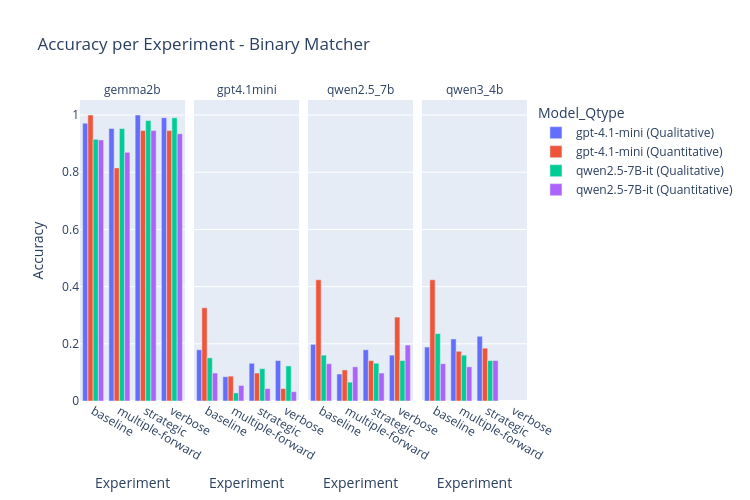
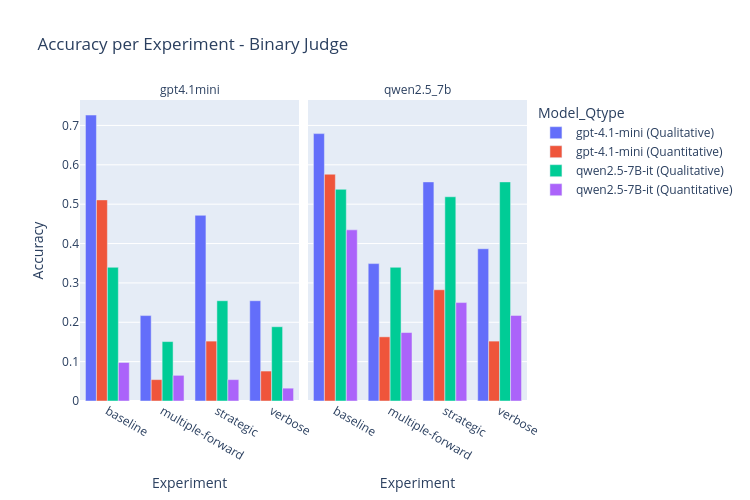
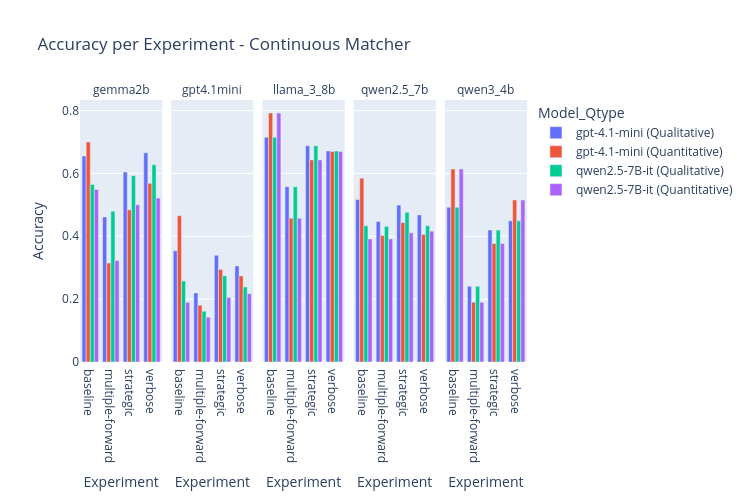
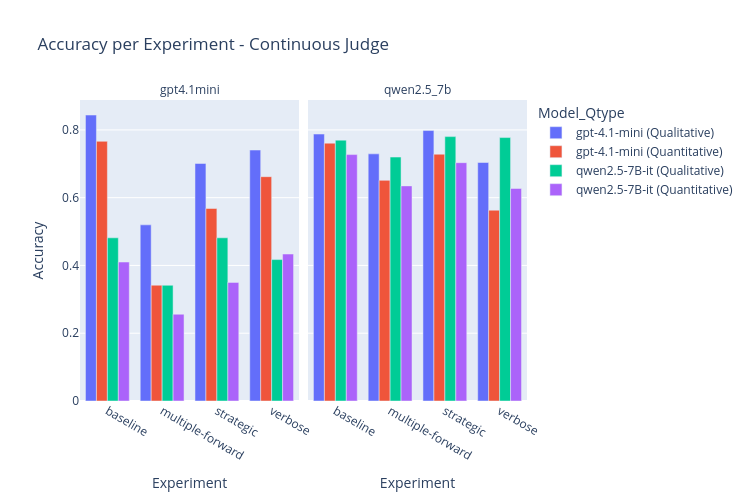

Notebook cell for these charts, in order:
### Code cell
for i, para in enumerate(paradigms):
    res = results[para]
    title = titles[i]
    df = pd.DataFrame(res, columns=["Judge", "Testee","Experiment", "Q-Type", "DataPoints", "Accuracy"])
    df["Model_Qtype"] = df["Testee"] + " (" + df["Q-Type"] + ")"

    fig = px.bar(
        df,
        width=750,
        height=500,
        x="Experiment",
        y="Accuracy",
        color="Model_Qtype",   # distinct color for each Model + Q-Type
        barmode="group",
        facet_col="Judge",
        text="Accuracy",
        title=f"Accuracy per Experiment - {title}"
    )
    fig.for_each_annotation(lambda a: a.update(text=a.text.split("=")[-1]))

    fig.update_traces(texttemplate='%{text:.2f}', textposition='outside')
    fig.update_layout(uniformtext_minsize=8, uniformtext_mode='hide')
    fig.show()

### Figure 1 — Plotly figure (JSON) as saved in the notebook; plotly's stock layout.template omitted (floating-point values rounded to 4 significant figures)
{"data": [{"alignmentgroup": "True", "hovertemplate": "Model_Qtype=gpt-4.1-mini (Qualitative)<br>Judge=gemma2b<br>Experiment=%{x}<br>Accuracy=%{text}<extra></extra>", "legendgroup": "gpt-4.1-mini (Qualitative)", "marker": {"color": "#636efa", "pattern": {"shape": ""}}, "name": "gpt-4.1-mini (Qualitative)", "offsetgroup": "gpt-4.1-mini (Qualitative)", "orientation": "v", "showlegend": true, "text": [0.9717, 0.9528, 1.0, 0.9906], "textposition": "outside", "texttemplate": "%{text:.2f}", "type": "bar", "x": ["baseline", "multiple-forward", "strategic", "verbose"], "xaxis": "x", "y": [0.9717, 0.9528, 1.0, 0.9906], "yaxis": "y"}, {"alignmentgroup": "True", "hovertemplate": "Model_Qtype=gpt-4.1-mini (Qualitative)<br>Judge=gpt4.1mini<br>Experiment=%{x}<br>Accuracy=%{text}<extra></extra>", "legendgroup": "gpt-4.1-mini (Qualitative)", "marker": {"color": "#636efa", "pattern": {"shape": ""}}, "name": "gpt-4.1-mini (Qualitative)", "offsetgroup": "gpt-4.1-mini (Qualitative)", "orientation": "v", "showlegend": false, "text": [0.1792, 0.08491, 0.1321, 0.1415], "textposition": "outside", "texttemplate": "%{text:.2f}", "type": "bar", "x": ["baseline", "multiple-forward", "strategic", "verbose"], "xaxis": "x2", "y": [0.1792, 0.08491, 0.1321, 0.1415], "yaxis": "y2"}, {"alignmentgroup": "True", "hovertemplate": "Model_Qtype=gpt-4.1-mini (Qualitative)<br>Judge=qwen2.5_7b<br>Experiment=%{x}<br>Accuracy=%{text}<extra></extra>", "legendgroup": "gpt-4.1-mini (Qualitative)", "marker": {"color": "#636efa", "pattern": {"shape": ""}}, "name": "gpt-4.1-mini (Qualitative)", "offsetgroup": "gpt-4.1-mini (Qualitative)", "orientation": "v", "showlegend": false, "text": [0.1981, 0.09434, 0.1792, 0.1604], "textposition": "outside", "texttemplate": "%{text:.2f}", "type": "bar", "x": ["baseline", "multiple-forward", "strategic", "verbose"], "xaxis": "x3", "y": [0.1981, 0.09434, 0.1792, 0.1604], "yaxis": "y3"}, {"alignmentgroup": "True", "hovertemplate": "Model_Qtype=gpt-4.1-mini (Qualitative)<br>Judge=qwen3_4b<br>Experiment=%{x}<br>Accuracy=%{text}<extra></extra>", "legendgroup": "gpt-4.1-mini (Qualitative)", "marker": {"color": "#636efa", "pattern": {"shape": ""}}, "name": "gpt-4.1-mini (Qualitative)", "offsetgroup": "gpt-4.1-mini (Qualitative)", "orientation": "v", "showlegend": false, "text": [0.1887, 0.217, 0.2264], "textposition": "outside", "texttemplate": "%{text:.2f}", "type": "bar", "x": ["baseline", "multiple-forward", "strategic"], "xaxis": "x4", "y": [0.1887, 0.217, 0.2264], "yaxis": "y4"}, {"alignmentgroup": "True", "hovertemplate": "Model_Qtype=gpt-4.1-mini (Quantitative)<br>Judge=gemma2b<br>Experiment=%{x}<br>Accuracy=%{text}<extra></extra>", "legendgroup": "gpt-4.1-mini (Quantitative)", "marker": {"color": "#EF553B", "pattern": {"shape": ""}}, "name": "gpt-4.1-mini (Quantitative)", "offsetgroup": "gpt-4.1-mini (Quantitative)", "orientation": "v", "showlegend": true, "text": [1.0, 0.8152, 0.9457, 0.9457], "textposition": "outside", "texttemplate": "%{text:.2f}", "type": "bar", "x": ["baseline", "multiple-forward", "strategic", "verbose"], "xaxis": "x", "y": [1.0, 0.8152, 0.9457, 0.9457], "yaxis": "y"}, {"alignmentgroup": "True", "hovertemplate": "Model_Qtype=gpt-4.1-mini (Quantitative)<br>Judge=gpt4.1mini<br>Experiment=%{x}<br>Accuracy=%{text}<extra></extra>", "legendgroup": "gpt-4.1-mini (Quantitative)", "marker": {"color": "#EF553B", "pattern": {"shape": ""}}, "name": "gpt-4.1-mini (Quantitative)", "offsetgroup": "gpt-4.1-mini (Quantitative)", "orientation": "v", "showlegend": false, "text": [0.3261, 0.08696, 0.09783, 0.04348], "textposition": "outside", "texttemplate": "%{text:.2f}", "type": "bar", "x": ["baseline", "multiple-forward", "strategic", "verbose"], "xaxis": "x2", "y": [0.3261, 0.08696, 0.09783, 0.04348], "yaxis": "y2"}, {"alignmentgroup": "True", "hovertemplate": "Model_Qtype=gpt-4.1-mini (Quantitative)<br>Judge=qwen2.5_7b<br>Experiment=%{x}<br>Accuracy=%{text}<extra></extra>", "legendgroup": "gpt-4.1-mini (Quantitative)", "marker": {"color": "#EF553B", "pattern": {"shape": ""}}, "name": "gpt-4.1-mini (Quantitative)", "offsetgroup": "gpt-4.1-mini (Quantitative)", "orientation": "v", "showlegend": false, "text": [0.4239, 0.1087, 0.1413, 0.2935], "textposition": "outside", "texttemplate": "%{text:.2f}", "type": "bar", "x": ["baseline", "multiple-forward", "strategic", "verbose"], "xaxis": "x3", "y": [0.4239, 0.1087, 0.1413, 0.2935], "yaxis": "y3"}, {"alignmentgroup": "True", "hovertemplate": "Model_Qtype=gpt-4.1-mini (Quantitative)<br>Judge=qwen3_4b<br>Experiment=%{x}<br>Accuracy=%{text}<extra></extra>", "legendgroup": "gpt-4.1-mini (Quantitative)", "marker": {"color": "#EF553B", "pattern": {"shape": ""}}, "name": "gpt-4.1-mini (Quantitative)", "offsetgroup": "gpt-4.1-mini (Quantitative)", "orientation": "v", "showlegend": false, "text": [0.4239, 0.1739, 0.1848], "textposition": "outside", "texttemplate": "%{text:.2f}", "type": "bar", "x": ["baseline", "multiple-forward", "strategic"], "xaxis": "x4", "y": [0.4239, 0.1739, 0.1848], "yaxis": "y4"}, {"alignmentgroup": "True", "hovertemplate": "Model_Qtype=qwen2.5-7B-it (Qualitative)<br>Judge=gemma2b<br>Experiment=%{x}<br>Accuracy=%{text}<extra></extra>", "legendgroup": "qwen2.5-7B-it (Qualitative)", "marker": {"color": "#00cc96", "pattern": {"shape": ""}}, "name": "qwen2.5-7B-it (Qualitative)", "offsetgroup": "qwen2.5-7B-it (Qualitative)", "orientation": "v", "showlegend": true, "text": [0.9151, 0.9528, 0.9811, 0.9906], "textposition": "outside", "texttemplate": "%{text:.2f}", "type": "bar", "x": ["baseline", "multiple-forward", "strategic", "verbose"], "xaxis": "x", "y": [0.9151, 0.9528, 0.9811, 0.9906], "yaxis": "y"}, {"alignmentgroup": "True", "hovertemplate": "Model_Qtype=qwen2.5-7B-it (Qualitative)<br>Judge=gpt4.1mini<br>Experiment=%{x}<br>Accuracy=%{text}<extra></extra>", "legendgroup": "qwen2.5-7B-it (Qualitative)", "marker": {"color": "#00cc96", "pattern": {"shape": ""}}, "name": "qwen2.5-7B-it (Qualitative)", "offsetgroup": "qwen2.5-7B-it (Qualitative)", "orientation": "v", "showlegend": false, "text": [0.1509, 0.0283, 0.1132, 0.1226], "textposition": "outside", "texttemplate": "%{text:.2f}", "type": "bar", "x": ["baseline", "multiple-forward", "strategic", "verbose"], "xaxis": "x2", "y": [0.1509, 0.0283, 0.1132, 0.1226], "yaxis": "y2"}, {"alignmentgroup": "True", "hovertemplate": "Model_Qtype=qwen2.5-7B-it (Qualitative)<br>Judge=qwen2.5_7b<br>Experiment=%{x}<br>Accuracy=%{text}<extra></extra>", "legendgroup": "qwen2.5-7B-it (Qualitative)", "marker": {"color": "#00cc96", "pattern": {"shape": ""}}, "name": "qwen2.5-7B-it (Qualitative)", "offsetgroup": "qwen2.5-7B-it (Qualitative)", "orientation": "v", "showlegend": false, "text": [0.1604, 0.06604, 0.1321, 0.1415], "textposition": "outside", "texttemplate": "%{text:.2f}", "type": "bar", "x": ["baseline", "multiple-forward", "strategic", "verbose"], "xaxis": "x3", "y": [0.1604, 0.06604, 0.1321, 0.1415], "yaxis": "y3"}, {"alignmentgroup": "True", "hovertemplate": "Model_Qtype=qwen2.5-7B-it (Qualitative)<br>Judge=qwen3_4b<br>Experiment=%{x}<br>Accuracy=%{text}<extra></extra>", "legendgroup": "qwen2.5-7B-it (Qualitative)", "marker": {"color": "#00cc96", "pattern": {"shape": ""}}, "name": "qwen2.5-7B-it (Qualitative)", "offsetgroup": "qwen2.5-7B-it (Qualitative)", "orientation": "v", "showlegend": false, "text": [0.2358, 0.1604, 0.1415], "textposition": "outside", "texttemplate": "%{text:.2f}", "type": "bar", "x": ["baseline", "multiple-forward", "strategic"], "xaxis": "x4", "y": [0.2358, 0.1604, 0.1415], "yaxis": "y4"}, {"alignmentgroup": "True", "hovertemplate": "Model_Qtype=qwen2.5-7B-it (Quantitative)<br>Judge=gemma2b<br>Experiment=%{x}<br>Accuracy=%{text}<extra></extra>", "legendgroup": "qwen2.5-7B-it (Quantitative)", "marker": {"color": "#ab63fa", "pattern": {"shape": ""}}, "name": "qwen2.5-7B-it (Quantitative)", "offsetgroup": "qwen2.5-7B-it (Quantitative)", "orientation": "v", "showlegend": true, "text": [0.913, 0.8696, 0.9457, 0.9348], "textposition": "outside", "texttemplate": "%{text:.2f}", "type": "bar", "x": ["baseline", "multiple-forward", "strategic", "verbose"], "xaxis": "x", "y": [0.913, 0.8696, 0.9457, 0.9348], "yaxis": "y"}, {"alignmentgroup": "True", "hovertemplate": "Model_Qtype=qwen2.5-7B-it (Quantitative)<br>Judge=gpt4.1mini<br>Experiment=%{x}<br>Accuracy=%{text}<extra></extra>", "legendgroup": "qwen2.5-7B-it (Quantitative)", "marker": {"color": "#ab63fa", "pattern": {"shape": ""}}, "name": "qwen2.5-7B-it (Quantitative)", "offsetgroup": "qwen2.5-7B-it (Quantitative)", "orientation": "v", "showlegend": false, "text": [0.09783, 0.05435, 0.04348, 0.03261], "textposition": "outside", "texttemplate": "%{text:.2f}", "type": "bar", "x": ["baseline", "multiple-forward", "strategic", "verbose"], "xaxis": "x2", "y": [0.09783, 0.05435, 0.04348, 0.03261], "yaxis": "y2"}, {"alignmentgroup": "True", "hovertemplate": "Model_Qtype=qwen2.5-7B-it (Quantitative)<br>Judge=qwen2.5_7b<br>Experiment=%{x}<br>Accuracy=%{text}<extra></extra>", "legendgroup": "qwen2.5-7B-it (Quantitative)", "marker": {"color": "#ab63fa", "pattern": {"shape": ""}}, "name": "qwen2.5-7B-it (Quantitative)", "offsetgroup": "qwen2.5-7B-it (Quantitative)", "orientation": "v", "showlegend": false, "text": [0.1304, 0.1196, 0.09783, 0.1957], "textposition": "outside", "texttemplate": "%{text:.2f}", "type": "bar", "x": ["baseline", "multiple-forward", "strategic", "verbose"], "xaxis": "x3", "y": [0.1304, 0.1196, 0.09783, 0.1957], "yaxis": "y3"}, {"alignmentgroup": "True", "hovertemplate": "Model_Qtype=qwen2.5-7B-it (Quantitative)<br>Judge=qwen3_4b<br>Experiment=%{x}<br>Accuracy=%{text}<extra></extra>", "legendgroup": "qwen2.5-7B-it (Quantitative)", "marker": {"color": "#ab63fa", "pattern": {"shape": ""}}, "name": "qwen2.5-7B-it (Quantitative)", "offsetgroup": "qwen2.5-7B-it (Quantitative)", "orientation": "v", "showlegend": false, "text": [0.1304, 0.1196, 0.1413], "textposition": "outside", "texttemplate": "%{text:.2f}", "type": "bar", "x": ["baseline", "multiple-forward", "strategic"], "xaxis": "x4", "y": [0.1304, 0.1196, 0.1413], "yaxis": "y4"}], "layout": {"annotations": [{"font": {}, "showarrow": false, "text": "gemma2b", "x": 0.1175, "xanchor": "center", "xref": "paper", "y": 1, "yanchor": "bottom", "yref": "paper"}, {"font": {}, "showarrow": false, "text": "gpt4.1mini", "x": 0.3725, "xanchor": "center", "xref": "paper", "y": 1, "yanchor": "bottom", "yref": "paper"}, {"font": {}, "showarrow": false, "text": "qwen2.5_7b", "x": 0.6275, "xanchor": "center", "xref": "paper", "y": 1, "yanchor": "bottom", "yref": "paper"}, {"font": {}, "showarrow": false, "text": "qwen3_4b", "x": 0.8825, "xanchor": "center", "xref": "paper", "y": 1, "yanchor": "bottom", "yref": "paper"}], "barmode": "group", "height": 500, "legend": {"title": {"text": "Model_Qtype"}, "tracegroupgap": 0}, "title": {"text": "Accuracy per Experiment - Binary Matcher"}, "uniformtext": {"minsize": 8, "mode": "hide"}, "width": 750, "xaxis": {"anchor": "y", "domain": [0, 0.235], "title": {"text": "Experiment"}}, "xaxis2": {"anchor": "y2", "domain": [0.255, 0.49], "matches": "x", "title": {"text": "Experiment"}}, "xaxis3": {"anchor": "y3", "domain": [0.51, 0.745], "matches": "x", "title": {"text": "Experiment"}}, "xaxis4": {"anchor": "y4", "domain": [0.765, 1.0], "matches": "x", "title": {"text": "Experiment"}}, "yaxis": {"anchor": "x", "domain": [0, 1], "title": {"text": "Accuracy"}}, "yaxis2": {"anchor": "x2", "domain": [0, 1], "matches": "y", "showticklabels": false}, "yaxis3": {"anchor": "x3", "domain": [0, 1], "matches": "y", "showticklabels": false}, "yaxis4": {"anchor": "x4", "domain": [0, 1], "matches": "y", "showticklabels": false}}}

### Figure 2 — Plotly figure (JSON) as saved in the notebook; plotly's stock layout.template omitted (floating-point values rounded to 4 significant figures)
{"data": [{"alignmentgroup": "True", "hovertemplate": "Model_Qtype=gpt-4.1-mini (Qualitative)<br>Judge=gpt4.1mini<br>Experiment=%{x}<br>Accuracy=%{text}<extra></extra>", "legendgroup": "gpt-4.1-mini (Qualitative)", "marker": {"color": "#636efa", "pattern": {"shape": ""}}, "name": "gpt-4.1-mini (Qualitative)", "offsetgroup": "gpt-4.1-mini (Qualitative)", "orientation": "v", "showlegend": true, "text": [0.7264, 0.217, 0.4717, 0.2547], "textposition": "outside", "texttemplate": "%{text:.2f}", "type": "bar", "x": ["baseline", "multiple-forward", "strategic", "verbose"], "xaxis": "x", "y": [0.7264, 0.217, 0.4717, 0.2547], "yaxis": "y"}, {"alignmentgroup": "True", "hovertemplate": "Model_Qtype=gpt-4.1-mini (Qualitative)<br>Judge=qwen2.5_7b<br>Experiment=%{x}<br>Accuracy=%{text}<extra></extra>", "legendgroup": "gpt-4.1-mini (Qualitative)", "marker": {"color": "#636efa", "pattern": {"shape": ""}}, "name": "gpt-4.1-mini (Qualitative)", "offsetgroup": "gpt-4.1-mini (Qualitative)", "orientation": "v", "showlegend": false, "text": [0.6792, 0.3491, 0.5566, 0.3868], "textposition": "outside", "texttemplate": "%{text:.2f}", "type": "bar", "x": ["baseline", "multiple-forward", "strategic", "verbose"], "xaxis": "x2", "y": [0.6792, 0.3491, 0.5566, 0.3868], "yaxis": "y2"}, {"alignmentgroup": "True", "hovertemplate": "Model_Qtype=gpt-4.1-mini (Quantitative)<br>Judge=gpt4.1mini<br>Experiment=%{x}<br>Accuracy=%{text}<extra></extra>", "legendgroup": "gpt-4.1-mini (Quantitative)", "marker": {"color": "#EF553B", "pattern": {"shape": ""}}, "name": "gpt-4.1-mini (Quantitative)", "offsetgroup": "gpt-4.1-mini (Quantitative)", "orientation": "v", "showlegend": true, "text": [0.5109, 0.05435, 0.1522, 0.07609], "textposition": "outside", "texttemplate": "%{text:.2f}", "type": "bar", "x": ["baseline", "multiple-forward", "strategic", "verbose"], "xaxis": "x", "y": [0.5109, 0.05435, 0.1522, 0.07609], "yaxis": "y"}, {"alignmentgroup": "True", "hovertemplate": "Model_Qtype=gpt-4.1-mini (Quantitative)<br>Judge=qwen2.5_7b<br>Experiment=%{x}<br>Accuracy=%{text}<extra></extra>", "legendgroup": "gpt-4.1-mini (Quantitative)", "marker": {"color": "#EF553B", "pattern": {"shape": ""}}, "name": "gpt-4.1-mini (Quantitative)", "offsetgroup": "gpt-4.1-mini (Quantitative)", "orientation": "v", "showlegend": false, "text": [0.5761, 0.163, 0.2826, 0.1522], "textposition": "outside", "texttemplate": "%{text:.2f}", "type": "bar", "x": ["baseline", "multiple-forward", "strategic", "verbose"], "xaxis": "x2", "y": [0.5761, 0.163, 0.2826, 0.1522], "yaxis": "y2"}, {"alignmentgroup": "True", "hovertemplate": "Model_Qtype=qwen2.5-7B-it (Qualitative)<br>Judge=gpt4.1mini<br>Experiment=%{x}<br>Accuracy=%{text}<extra></extra>", "legendgroup": "qwen2.5-7B-it (Qualitative)", "marker": {"color": "#00cc96", "pattern": {"shape": ""}}, "name": "qwen2.5-7B-it (Qualitative)", "offsetgroup": "qwen2.5-7B-it (Qualitative)", "orientation": "v", "showlegend": true, "text": [0.3396, 0.1509, 0.2547, 0.1887], "textposition": "outside", "texttemplate": "%{text:.2f}", "type": "bar", "x": ["baseline", "multiple-forward", "strategic", "verbose"], "xaxis": "x", "y": [0.3396, 0.1509, 0.2547, 0.1887], "yaxis": "y"}, {"alignmentgroup": "True", "hovertemplate": "Model_Qtype=qwen2.5-7B-it (Qualitative)<br>Judge=qwen2.5_7b<br>Experiment=%{x}<br>Accuracy=%{text}<extra></extra>", "legendgroup": "qwen2.5-7B-it (Qualitative)", "marker": {"color": "#00cc96", "pattern": {"shape": ""}}, "name": "qwen2.5-7B-it (Qualitative)", "offsetgroup": "qwen2.5-7B-it (Qualitative)", "orientation": "v", "showlegend": false, "text": [0.5377, 0.3396, 0.5189, 0.5566], "textposition": "outside", "texttemplate": "%{text:.2f}", "type": "bar", "x": ["baseline", "multiple-forward", "strategic", "verbose"], "xaxis": "x2", "y": [0.5377, 0.3396, 0.5189, 0.5566], "yaxis": "y2"}, {"alignmentgroup": "True", "hovertemplate": "Model_Qtype=qwen2.5-7B-it (Quantitative)<br>Judge=gpt4.1mini<br>Experiment=%{x}<br>Accuracy=%{text}<extra></extra>", "legendgroup": "qwen2.5-7B-it (Quantitative)", "marker": {"color": "#ab63fa", "pattern": {"shape": ""}}, "name": "qwen2.5-7B-it (Quantitative)", "offsetgroup": "qwen2.5-7B-it (Quantitative)", "orientation": "v", "showlegend": true, "text": [0.09783, 0.06522, 0.05435, 0.03261], "textposition": "outside", "texttemplate": "%{text:.2f}", "type": "bar", "x": ["baseline", "multiple-forward", "strategic", "verbose"], "xaxis": "x", "y": [0.09783, 0.06522, 0.05435, 0.03261], "yaxis": "y"}, {"alignmentgroup": "True", "hovertemplate": "Model_Qtype=qwen2.5-7B-it (Quantitative)<br>Judge=qwen2.5_7b<br>Experiment=%{x}<br>Accuracy=%{text}<extra></extra>", "legendgroup": "qwen2.5-7B-it (Quantitative)", "marker": {"color": "#ab63fa", "pattern": {"shape": ""}}, "name": "qwen2.5-7B-it (Quantitative)", "offsetgroup": "qwen2.5-7B-it (Quantitative)", "orientation": "v", "showlegend": false, "text": [0.4348, 0.1739, 0.25, 0.2174], "textposition": "outside", "texttemplate": "%{text:.2f}", "type": "bar", "x": ["baseline", "multiple-forward", "strategic", "verbose"], "xaxis": "x2", "y": [0.4348, 0.1739, 0.25, 0.2174], "yaxis": "y2"}], "layout": {"annotations": [{"font": {}, "showarrow": false, "text": "gpt4.1mini", "x": 0.245, "xanchor": "center", "xref": "paper", "y": 1, "yanchor": "bottom", "yref": "paper"}, {"font": {}, "showarrow": false, "text": "qwen2.5_7b", "x": 0.755, "xanchor": "center", "xref": "paper", "y": 1, "yanchor": "bottom", "yref": "paper"}], "barmode": "group", "height": 500, "legend": {"title": {"text": "Model_Qtype"}, "tracegroupgap": 0}, "title": {"text": "Accuracy per Experiment - Binary Judge"}, "uniformtext": {"minsize": 8, "mode": "hide"}, "width": 750, "xaxis": {"anchor": "y", "domain": [0, 0.49], "title": {"text": "Experiment"}}, "xaxis2": {"anchor": "y2", "domain": [0.51, 1], "matches": "x", "title": {"text": "Experiment"}}, "yaxis": {"anchor": "x", "domain": [0, 1], "title": {"text": "Accuracy"}}, "yaxis2": {"anchor": "x2", "domain": [0, 1], "matches": "y", "showticklabels": false}}}

### Figure 3 — Plotly figure (JSON) as saved in the notebook; plotly's stock layout.template omitted (floating-point values rounded to 4 significant figures)
{"data": [{"alignmentgroup": "True", "hovertemplate": "Model_Qtype=gpt-4.1-mini (Qualitative)<br>Judge=gemma2b<br>Experiment=%{x}<br>Accuracy=%{text}<extra></extra>", "legendgroup": "gpt-4.1-mini (Qualitative)", "marker": {"color": "#636efa", "pattern": {"shape": ""}}, "name": "gpt-4.1-mini (Qualitative)", "offsetgroup": "gpt-4.1-mini (Qualitative)", "orientation": "v", "showlegend": true, "text": [0.6551, 0.4613, 0.6042, 0.6655], "textposition": "outside", "texttemplate": "%{text:.2f}", "type": "bar", "x": ["baseline", "multiple-forward", "strategic", "verbose"], "xaxis": "x", "y": [0.6551, 0.4613, 0.6042, 0.6655], "yaxis": "y"}, {"alignmentgroup": "True", "hovertemplate": "Model_Qtype=gpt-4.1-mini (Qualitative)<br>Judge=gpt4.1mini<br>Experiment=%{x}<br>Accuracy=%{text}<extra></extra>", "legendgroup": "gpt-4.1-mini (Qualitative)", "marker": {"color": "#636efa", "pattern": {"shape": ""}}, "name": "gpt-4.1-mini (Qualitative)", "offsetgroup": "gpt-4.1-mini (Qualitative)", "orientation": "v", "showlegend": false, "text": [0.3538, 0.2198, 0.3396, 0.3057], "textposition": "outside", "texttemplate": "%{text:.2f}", "type": "bar", "x": ["baseline", "multiple-forward", "strategic", "verbose"], "xaxis": "x2", "y": [0.3538, 0.2198, 0.3396, 0.3057], "yaxis": "y2"}, {"alignmentgroup": "True", "hovertemplate": "Model_Qtype=gpt-4.1-mini (Qualitative)<br>Judge=llama_3_8b<br>Experiment=%{x}<br>Accuracy=%{text}<extra></extra>", "legendgroup": "gpt-4.1-mini (Qualitative)", "marker": {"color": "#636efa", "pattern": {"shape": ""}}, "name": "gpt-4.1-mini (Qualitative)", "offsetgroup": "gpt-4.1-mini (Qualitative)", "orientation": "v", "showlegend": false, "text": [0.7151, 0.5575, 0.6877, 0.6712], "textposition": "outside", "texttemplate": "%{text:.2f}", "type": "bar", "x": ["baseline", "multiple-forward", "strategic", "verbose"], "xaxis": "x3", "y": [0.7151, 0.5575, 0.6877, 0.6712], "yaxis": "y3"}, {"alignmentgroup": "True", "hovertemplate": "Model_Qtype=gpt-4.1-mini (Qualitative)<br>Judge=qwen2.5_7b<br>Experiment=%{x}<br>Accuracy=%{text}<extra></extra>", "legendgroup": "gpt-4.1-mini (Qualitative)", "marker": {"color": "#636efa", "pattern": {"shape": ""}}, "name": "gpt-4.1-mini (Qualitative)", "offsetgroup": "gpt-4.1-mini (Qualitative)", "orientation": "v", "showlegend": false, "text": [0.517, 0.4472, 0.4991, 0.4679], "textposition": "outside", "texttemplate": "%{text:.2f}", "type": "bar", "x": ["baseline", "multiple-forward", "strategic", "verbose"], "xaxis": "x4", "y": [0.517, 0.4472, 0.4991, 0.4679], "yaxis": "y4"}, {"alignmentgroup": "True", "hovertemplate": "Model_Qtype=gpt-4.1-mini (Qualitative)<br>Judge=qwen3_4b<br>Experiment=%{x}<br>Accuracy=%{text}<extra></extra>", "legendgroup": "gpt-4.1-mini (Qualitative)", "marker": {"color": "#636efa", "pattern": {"shape": ""}}, "name": "gpt-4.1-mini (Qualitative)", "offsetgroup": "gpt-4.1-mini (Qualitative)", "orientation": "v", "showlegend": false, "text": [0.4925, 0.2406, 0.4198, 0.4491], "textposition": "outside", "texttemplate": "%{text:.2f}", "type": "bar", "x": ["baseline", "multiple-forward", "strategic", "verbose"], "xaxis": "x5", "y": [0.4925, 0.2406, 0.4198, 0.4491], "yaxis": "y5"}, {"alignmentgroup": "True", "hovertemplate": "Model_Qtype=gpt-4.1-mini (Quantitative)<br>Judge=gemma2b<br>Experiment=%{x}<br>Accuracy=%{text}<extra></extra>", "legendgroup": "gpt-4.1-mini (Quantitative)", "marker": {"color": "#EF553B", "pattern": {"shape": ""}}, "name": "gpt-4.1-mini (Quantitative)", "offsetgroup": "gpt-4.1-mini (Quantitative)", "orientation": "v", "showlegend": true, "text": [0.6998, 0.3147, 0.4842, 0.5683], "textposition": "outside", "texttemplate": "%{text:.2f}", "type": "bar", "x": ["baseline", "multiple-forward", "strategic", "verbose"], "xaxis": "x", "y": [0.6998, 0.3147, 0.4842, 0.5683], "yaxis": "y"}, {"alignmentgroup": "True", "hovertemplate": "Model_Qtype=gpt-4.1-mini (Quantitative)<br>Judge=gpt4.1mini<br>Experiment=%{x}<br>Accuracy=%{text}<extra></extra>", "legendgroup": "gpt-4.1-mini (Quantitative)", "marker": {"color": "#EF553B", "pattern": {"shape": ""}}, "name": "gpt-4.1-mini (Quantitative)", "offsetgroup": "gpt-4.1-mini (Quantitative)", "orientation": "v", "showlegend": false, "text": [0.4652, 0.1804, 0.2946, 0.2739], "textposition": "outside", "texttemplate": "%{text:.2f}", "type": "bar", "x": ["baseline", "multiple-forward", "strategic", "verbose"], "xaxis": "x2", "y": [0.4652, 0.1804, 0.2946, 0.2739], "yaxis": "y2"}, {"alignmentgroup": "True", "hovertemplate": "Model_Qtype=gpt-4.1-mini (Quantitative)<br>Judge=llama_3_8b<br>Experiment=%{x}<br>Accuracy=%{text}<extra></extra>", "legendgroup": "gpt-4.1-mini (Quantitative)", "marker": {"color": "#EF553B", "pattern": {"shape": ""}}, "name": "gpt-4.1-mini (Quantitative)", "offsetgroup": "gpt-4.1-mini (Quantitative)", "orientation": "v", "showlegend": false, "text": [0.7917, 0.4576, 0.6429, 0.6696], "textposition": "outside", "texttemplate": "%{text:.2f}", "type": "bar", "x": ["baseline", "multiple-forward", "strategic", "verbose"], "xaxis": "x3", "y": [0.7917, 0.4576, 0.6429, 0.6696], "yaxis": "y3"}, {"alignmentgroup": "True", "hovertemplate": "Model_Qtype=gpt-4.1-mini (Quantitative)<br>Judge=qwen2.5_7b<br>Experiment=%{x}<br>Accuracy=%{text}<extra></extra>", "legendgroup": "gpt-4.1-mini (Quantitative)", "marker": {"color": "#EF553B", "pattern": {"shape": ""}}, "name": "gpt-4.1-mini (Quantitative)", "offsetgroup": "gpt-4.1-mini (Quantitative)", "orientation": "v", "showlegend": false, "text": [0.5848, 0.4022, 0.4435, 0.4054], "textposition": "outside", "texttemplate": "%{text:.2f}", "type": "bar", "x": ["baseline", "multiple-forward", "strategic", "verbose"], "xaxis": "x4", "y": [0.5848, 0.4022, 0.4435, 0.4054], "yaxis": "y4"}, {"alignmentgroup": "True", "hovertemplate": "Model_Qtype=gpt-4.1-mini (Quantitative)<br>Judge=qwen3_4b<br>Experiment=%{x}<br>Accuracy=%{text}<extra></extra>", "legendgroup": "gpt-4.1-mini (Quantitative)", "marker": {"color": "#EF553B", "pattern": {"shape": ""}}, "name": "gpt-4.1-mini (Quantitative)", "offsetgroup": "gpt-4.1-mini (Quantitative)", "orientation": "v", "showlegend": false, "text": [0.6141, 0.1902, 0.3772, 0.5152], "textposition": "outside", "texttemplate": "%{text:.2f}", "type": "bar", "x": ["baseline", "multiple-forward", "strategic", "verbose"], "xaxis": "x5", "y": [0.6141, 0.1902, 0.3772, 0.5152], "yaxis": "y5"}, {"alignmentgroup": "True", "hovertemplate": "Model_Qtype=qwen2.5-7B-it (Qualitative)<br>Judge=gemma2b<br>Experiment=%{x}<br>Accuracy=%{text}<extra></extra>", "legendgroup": "qwen2.5-7B-it (Qualitative)", "marker": {"color": "#00cc96", "pattern": {"shape": ""}}, "name": "qwen2.5-7B-it (Qualitative)", "offsetgroup": "qwen2.5-7B-it (Qualitative)", "orientation": "v", "showlegend": true, "text": [0.565, 0.4792, 0.5927, 0.6276], "textposition": "outside", "texttemplate": "%{text:.2f}", "type": "bar", "x": ["baseline", "multiple-forward", "strategic", "verbose"], "xaxis": "x", "y": [0.565, 0.4792, 0.5927, 0.6276], "yaxis": "y"}, {"alignmentgroup": "True", "hovertemplate": "Model_Qtype=qwen2.5-7B-it (Qualitative)<br>Judge=gpt4.1mini<br>Experiment=%{x}<br>Accuracy=%{text}<extra></extra>", "legendgroup": "qwen2.5-7B-it (Qualitative)", "marker": {"color": "#00cc96", "pattern": {"shape": ""}}, "name": "qwen2.5-7B-it (Qualitative)", "offsetgroup": "qwen2.5-7B-it (Qualitative)", "orientation": "v", "showlegend": false, "text": [0.2575, 0.1613, 0.2745, 0.2387], "textposition": "outside", "texttemplate": "%{text:.2f}", "type": "bar", "x": ["baseline", "multiple-forward", "strategic", "verbose"], "xaxis": "x2", "y": [0.2575, 0.1613, 0.2745, 0.2387], "yaxis": "y2"}, {"alignmentgroup": "True", "hovertemplate": "Model_Qtype=qwen2.5-7B-it (Qualitative)<br>Judge=llama_3_8b<br>Experiment=%{x}<br>Accuracy=%{text}<extra></extra>", "legendgroup": "qwen2.5-7B-it (Qualitative)", "marker": {"color": "#00cc96", "pattern": {"shape": ""}}, "name": "qwen2.5-7B-it (Qualitative)", "offsetgroup": "qwen2.5-7B-it (Qualitative)", "orientation": "v", "showlegend": false, "text": [0.7151, 0.5575, 0.6877, 0.6712], "textposition": "outside", "texttemplate": "%{text:.2f}", "type": "bar", "x": ["baseline", "multiple-forward", "strategic", "verbose"], "xaxis": "x3", "y": [0.7151, 0.5575, 0.6877, 0.6712], "yaxis": "y3"}, {"alignmentgroup": "True", "hovertemplate": "Model_Qtype=qwen2.5-7B-it (Qualitative)<br>Judge=qwen2.5_7b<br>Experiment=%{x}<br>Accuracy=%{text}<extra></extra>", "legendgroup": "qwen2.5-7B-it (Qualitative)", "marker": {"color": "#00cc96", "pattern": {"shape": ""}}, "name": "qwen2.5-7B-it (Qualitative)", "offsetgroup": "qwen2.5-7B-it (Qualitative)", "orientation": "v", "showlegend": false, "text": [0.433, 0.4311, 0.4764, 0.433], "textposition": "outside", "texttemplate": "%{text:.2f}", "type": "bar", "x": ["baseline", "multiple-forward", "strategic", "verbose"], "xaxis": "x4", "y": [0.433, 0.4311, 0.4764, 0.433], "yaxis": "y4"}, {"alignmentgroup": "True", "hovertemplate": "Model_Qtype=qwen2.5-7B-it (Qualitative)<br>Judge=qwen3_4b<br>Experiment=%{x}<br>Accuracy=%{text}<extra></extra>", "legendgroup": "qwen2.5-7B-it (Qualitative)", "marker": {"color": "#00cc96", "pattern": {"shape": ""}}, "name": "qwen2.5-7B-it (Qualitative)", "offsetgroup": "qwen2.5-7B-it (Qualitative)", "orientation": "v", "showlegend": false, "text": [0.4925, 0.2406, 0.4198, 0.4491], "textposition": "outside", "texttemplate": "%{text:.2f}", "type": "bar", "x": ["baseline", "multiple-forward", "strategic", "verbose"], "xaxis": "x5", "y": [0.4925, 0.2406, 0.4198, 0.4491], "yaxis": "y5"}, {"alignmentgroup": "True", "hovertemplate": "Model_Qtype=qwen2.5-7B-it (Quantitative)<br>Judge=gemma2b<br>Experiment=%{x}<br>Accuracy=%{text}<extra></extra>", "legendgroup": "qwen2.5-7B-it (Quantitative)", "marker": {"color": "#ab63fa", "pattern": {"shape": ""}}, "name": "qwen2.5-7B-it (Quantitative)", "offsetgroup": "qwen2.5-7B-it (Quantitative)", "orientation": "v", "showlegend": true, "text": [0.5488, 0.3232, 0.5, 0.5213], "textposition": "outside", "texttemplate": "%{text:.2f}", "type": "bar", "x": ["baseline", "multiple-forward", "strategic", "verbose"], "xaxis": "x", "y": [0.5488, 0.3232, 0.5, 0.5213], "yaxis": "y"}, {"alignmentgroup": "True", "hovertemplate": "Model_Qtype=qwen2.5-7B-it (Quantitative)<br>Judge=gpt4.1mini<br>Experiment=%{x}<br>Accuracy=%{text}<extra></extra>", "legendgroup": "qwen2.5-7B-it (Quantitative)", "marker": {"color": "#ab63fa", "pattern": {"shape": ""}}, "name": "qwen2.5-7B-it (Quantitative)", "offsetgroup": "qwen2.5-7B-it (Quantitative)", "orientation": "v", "showlegend": false, "text": [0.1902, 0.1424, 0.2054, 0.2174], "textposition": "outside", "texttemplate": "%{text:.2f}", "type": "bar", "x": ["baseline", "multiple-forward", "strategic", "verbose"], "xaxis": "x2", "y": [0.1902, 0.1424, 0.2054, 0.2174], "yaxis": "y2"}, {"alignmentgroup": "True", "hovertemplate": "Model_Qtype=qwen2.5-7B-it (Quantitative)<br>Judge=llama_3_8b<br>Experiment=%{x}<br>Accuracy=%{text}<extra></extra>", "legendgroup": "qwen2.5-7B-it (Quantitative)", "marker": {"color": "#ab63fa", "pattern": {"shape": ""}}, "name": "qwen2.5-7B-it (Quantitative)", "offsetgroup": "qwen2.5-7B-it (Quantitative)", "orientation": "v", "showlegend": false, "text": [0.7917, 0.4576, 0.6429, 0.6696], "textposition": "outside", "texttemplate": "%{text:.2f}", "type": "bar", "x": ["baseline", "multiple-forward", "strategic", "verbose"], "xaxis": "x3", "y": [0.7917, 0.4576, 0.6429, 0.6696], "yaxis": "y3"}, {"alignmentgroup": "True", "hovertemplate": "Model_Qtype=qwen2.5-7B-it (Quantitative)<br>Judge=qwen2.5_7b<br>Experiment=%{x}<br>Accuracy=%{text}<extra></extra>", "legendgroup": "qwen2.5-7B-it (Quantitative)", "marker": {"color": "#ab63fa", "pattern": {"shape": ""}}, "name": "qwen2.5-7B-it (Quantitative)", "offsetgroup": "qwen2.5-7B-it (Quantitative)", "orientation": "v", "showlegend": false, "text": [0.3913, 0.3913, 0.4109, 0.4163], "textposition": "outside", "texttemplate": "%{text:.2f}", "type": "bar", "x": ["baseline", "multiple-forward", "strategic", "verbose"], "xaxis": "x4", "y": [0.3913, 0.3913, 0.4109, 0.4163], "yaxis": "y4"}, {"alignmentgroup": "True", "hovertemplate": "Model_Qtype=qwen2.5-7B-it (Quantitative)<br>Judge=qwen3_4b<br>Experiment=%{x}<br>Accuracy=%{text}<extra></extra>", "legendgroup": "qwen2.5-7B-it (Quantitative)", "marker": {"color": "#ab63fa", "pattern": {"shape": ""}}, "name": "qwen2.5-7B-it (Quantitative)", "offsetgroup": "qwen2.5-7B-it (Quantitative)", "orientation": "v", "showlegend": false, "text": [0.6141, 0.1902, 0.3772, 0.5152], "textposition": "outside", "texttemplate": "%{text:.2f}", "type": "bar", "x": ["baseline", "multiple-forward", "strategic", "verbose"], "xaxis": "x5", "y": [0.6141, 0.1902, 0.3772, 0.5152], "yaxis": "y5"}], "layout": {"annotations": [{"font": {}, "showarrow": false, "text": "gemma2b", "x": 0.092, "xanchor": "center", "xref": "paper", "y": 1, "yanchor": "bottom", "yref": "paper"}, {"font": {}, "showarrow": false, "text": "gpt4.1mini", "x": 0.296, "xanchor": "center", "xref": "paper", "y": 1, "yanchor": "bottom", "yref": "paper"}, {"font": {}, "showarrow": false, "text": "llama_3_8b", "x": 0.5, "xanchor": "center", "xref": "paper", "y": 1, "yanchor": "bottom", "yref": "paper"}, {"font": {}, "showarrow": false, "text": "qwen2.5_7b", "x": 0.704, "xanchor": "center", "xref": "paper", "y": 1, "yanchor": "bottom", "yref": "paper"}, {"font": {}, "showarrow": false, "text": "qwen3_4b", "x": 0.908, "xanchor": "center", "xref": "paper", "y": 1, "yanchor": "bottom", "yref": "paper"}], "barmode": "group", "height": 500, "legend": {"title": {"text": "Model_Qtype"}, "tracegroupgap": 0}, "title": {"text": "Accuracy per Experiment - Continuous Matcher"}, "uniformtext": {"minsize": 8, "mode": "hide"}, "width": 750, "xaxis": {"anchor": "y", "domain": [0, 0.184], "title": {"text": "Experiment"}}, "xaxis2": {"anchor": "y2", "domain": [0.204, 0.388], "matches": "x", "title": {"text": "Experiment"}}, "xaxis3": {"anchor": "y3", "domain": [0.408, 0.592], "matches": "x", "title": {"text": "Experiment"}}, "xaxis4": {"anchor": "y4", "domain": [0.612, 0.796], "matches": "x", "title": {"text": "Experiment"}}, "xaxis5": {"anchor": "y5", "domain": [0.816, 1], "matches": "x", "title": {"text": "Experiment"}}, "yaxis": {"anchor": "x", "domain": [0, 1], "title": {"text": "Accuracy"}}, "yaxis2": {"anchor": "x2", "domain": [0, 1], "matches": "y", "showticklabels": false}, "yaxis3": {"anchor": "x3", "domain": [0, 1], "matches": "y", "showticklabels": false}, "yaxis4": {"anchor": "x4", "domain": [0, 1], "matches": "y", "showticklabels": false}, "yaxis5": {"anchor": "x5", "domain": [0, 1], "matches": "y", "showticklabels": false}}}

### Figure 4 — Plotly figure (JSON) as saved in the notebook; plotly's stock layout.template omitted (floating-point values rounded to 4 significant figures)
{"data": [{"alignmentgroup": "True", "hovertemplate": "Model_Qtype=gpt-4.1-mini (Qualitative)<br>Judge=gpt4.1mini<br>Experiment=%{x}<br>Accuracy=%{text}<extra></extra>", "legendgroup": "gpt-4.1-mini (Qualitative)", "marker": {"color": "#636efa", "pattern": {"shape": ""}}, "name": "gpt-4.1-mini (Qualitative)", "offsetgroup": "gpt-4.1-mini (Qualitative)", "orientation": "v", "showlegend": true, "text": [0.8438, 0.5198, 0.7009, 0.7406], "textposition": "outside", "texttemplate": "%{text:.2f}", "type": "bar", "x": ["baseline", "multiple-forward", "strategic", "verbose"], "xaxis": "x", "y": [0.8438, 0.5198, 0.7009, 0.7406], "yaxis": "y"}, {"alignmentgroup": "True", "hovertemplate": "Model_Qtype=gpt-4.1-mini (Qualitative)<br>Judge=qwen2.5_7b<br>Experiment=%{x}<br>Accuracy=%{text}<extra></extra>", "legendgroup": "gpt-4.1-mini (Qualitative)", "marker": {"color": "#636efa", "pattern": {"shape": ""}}, "name": "gpt-4.1-mini (Qualitative)", "offsetgroup": "gpt-4.1-mini (Qualitative)", "orientation": "v", "showlegend": false, "text": [0.7877, 0.7292, 0.7981, 0.7038], "textposition": "outside", "texttemplate": "%{text:.2f}", "type": "bar", "x": ["baseline", "multiple-forward", "strategic", "verbose"], "xaxis": "x2", "y": [0.7877, 0.7292, 0.7981, 0.7038], "yaxis": "y2"}, {"alignmentgroup": "True", "hovertemplate": "Model_Qtype=gpt-4.1-mini (Quantitative)<br>Judge=gpt4.1mini<br>Experiment=%{x}<br>Accuracy=%{text}<extra></extra>", "legendgroup": "gpt-4.1-mini (Quantitative)", "marker": {"color": "#EF553B", "pattern": {"shape": ""}}, "name": "gpt-4.1-mini (Quantitative)", "offsetgroup": "gpt-4.1-mini (Quantitative)", "orientation": "v", "showlegend": true, "text": [0.7663, 0.3418, 0.5681, 0.662], "textposition": "outside", "texttemplate": "%{text:.2f}", "type": "bar", "x": ["baseline", "multiple-forward", "strategic", "verbose"], "xaxis": "x", "y": [0.7663, 0.3418, 0.5681, 0.662], "yaxis": "y"}, {"alignmentgroup": "True", "hovertemplate": "Model_Qtype=gpt-4.1-mini (Quantitative)<br>Judge=qwen2.5_7b<br>Experiment=%{x}<br>Accuracy=%{text}<extra></extra>", "legendgroup": "gpt-4.1-mini (Quantitative)", "marker": {"color": "#EF553B", "pattern": {"shape": ""}}, "name": "gpt-4.1-mini (Quantitative)", "offsetgroup": "gpt-4.1-mini (Quantitative)", "orientation": "v", "showlegend": false, "text": [0.7609, 0.6511, 0.7283, 0.563], "textposition": "outside", "texttemplate": "%{text:.2f}", "type": "bar", "x": ["baseline", "multiple-forward", "strategic", "verbose"], "xaxis": "x2", "y": [0.7609, 0.6511, 0.7283, 0.563], "yaxis": "y2"}, {"alignmentgroup": "True", "hovertemplate": "Model_Qtype=qwen2.5-7B-it (Qualitative)<br>Judge=gpt4.1mini<br>Experiment=%{x}<br>Accuracy=%{text}<extra></extra>", "legendgroup": "qwen2.5-7B-it (Qualitative)", "marker": {"color": "#00cc96", "pattern": {"shape": ""}}, "name": "qwen2.5-7B-it (Qualitative)", "offsetgroup": "qwen2.5-7B-it (Qualitative)", "orientation": "v", "showlegend": true, "text": [0.4816, 0.3415, 0.4816, 0.4173], "textposition": "outside", "texttemplate": "%{text:.2f}", "type": "bar", "x": ["baseline", "multiple-forward", "strategic", "verbose"], "xaxis": "x", "y": [0.4816, 0.3415, 0.4816, 0.4173], "yaxis": "y"}, {"alignmentgroup": "True", "hovertemplate": "Model_Qtype=qwen2.5-7B-it (Qualitative)<br>Judge=qwen2.5_7b<br>Experiment=%{x}<br>Accuracy=%{text}<extra></extra>", "legendgroup": "qwen2.5-7B-it (Qualitative)", "marker": {"color": "#00cc96", "pattern": {"shape": ""}}, "name": "qwen2.5-7B-it (Qualitative)", "offsetgroup": "qwen2.5-7B-it (Qualitative)", "orientation": "v", "showlegend": false, "text": [0.7698, 0.7198, 0.7802, 0.7774], "textposition": "outside", "texttemplate": "%{text:.2f}", "type": "bar", "x": ["baseline", "multiple-forward", "strategic", "verbose"], "xaxis": "x2", "y": [0.7698, 0.7198, 0.7802, 0.7774], "yaxis": "y2"}, {"alignmentgroup": "True", "hovertemplate": "Model_Qtype=qwen2.5-7B-it (Quantitative)<br>Judge=gpt4.1mini<br>Experiment=%{x}<br>Accuracy=%{text}<extra></extra>", "legendgroup": "qwen2.5-7B-it (Quantitative)", "marker": {"color": "#ab63fa", "pattern": {"shape": ""}}, "name": "qwen2.5-7B-it (Quantitative)", "offsetgroup": "qwen2.5-7B-it (Quantitative)", "orientation": "v", "showlegend": true, "text": [0.4101, 0.256, 0.35, 0.4337], "textposition": "outside", "texttemplate": "%{text:.2f}", "type": "bar", "x": ["baseline", "multiple-forward", "strategic", "verbose"], "xaxis": "x", "y": [0.4101, 0.256, 0.35, 0.4337], "yaxis": "y"}, {"alignmentgroup": "True", "hovertemplate": "Model_Qtype=qwen2.5-7B-it (Quantitative)<br>Judge=qwen2.5_7b<br>Experiment=%{x}<br>Accuracy=%{text}<extra></extra>", "legendgroup": "qwen2.5-7B-it (Quantitative)", "marker": {"color": "#ab63fa", "pattern": {"shape": ""}}, "name": "qwen2.5-7B-it (Quantitative)", "offsetgroup": "qwen2.5-7B-it (Quantitative)", "orientation": "v", "showlegend": false, "text": [0.7272, 0.6348, 0.7033, 0.6272], "textposition": "outside", "texttemplate": "%{text:.2f}", "type": "bar", "x": ["baseline", "multiple-forward", "strategic", "verbose"], "xaxis": "x2", "y": [0.7272, 0.6348, 0.7033, 0.6272], "yaxis": "y2"}], "layout": {"annotations": [{"font": {}, "showarrow": false, "text": "gpt4.1mini", "x": 0.245, "xanchor": "center", "xref": "paper", "y": 1, "yanchor": "bottom", "yref": "paper"}, {"font": {}, "showarrow": false, "text": "qwen2.5_7b", "x": 0.755, "xanchor": "center", "xref": "paper", "y": 1, "yanchor": "bottom", "yref": "paper"}], "barmode": "group", "height": 500, "legend": {"title": {"text": "Model_Qtype"}, "tracegroupgap": 0}, "title": {"text": "Accuracy per Experiment - Continuous Judge"}, "uniformtext": {"minsize": 8, "mode": "hide"}, "width": 750, "xaxis": {"anchor": "y", "domain": [0, 0.49], "title": {"text": "Experiment"}}, "xaxis2": {"anchor": "y2", "domain": [0.51, 1], "matches": "x", "title": {"text": "Experiment"}}, "yaxis": {"anchor": "x", "domain": [0, 1], "title": {"text": "Accuracy"}}, "yaxis2": {"anchor": "x2", "domain": [0, 1], "matches": "y", "showticklabels": false}}}
